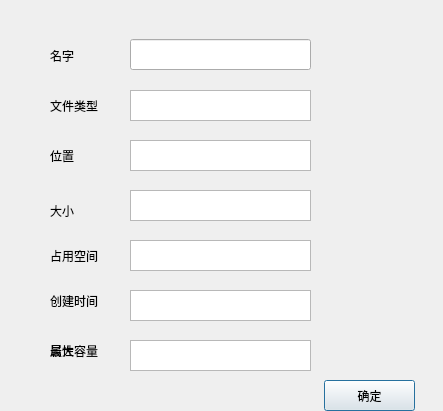
<?xml version="1.0" encoding="UTF-8"?>
<ui version="4.0">
 <class>showAttribute</class>
 <widget class="QDialog" name="showAttribute">
  <property name="geometry">
   <rect>
    <x>0</x>
    <y>0</y>
    <width>443</width>
    <height>411</height>
   </rect>
  </property>
  <property name="windowTitle">
   <string>Dialog</string>
  </property>
  <widget class="QTextBrowser" name="length">
   <property name="geometry">
    <rect>
     <x>130</x>
     <y>190</y>
     <width>181</width>
     <height>31</height>
    </rect>
   </property>
  </widget>
  <widget class="QLabel" name="label">
   <property name="geometry">
    <rect>
     <x>50</x>
     <y>90</y>
     <width>71</width>
     <height>31</height>
    </rect>
   </property>
   <property name="text">
    <string>文件类型</string>
   </property>
  </widget>
  <widget class="QLabel" name="label_5">
   <property name="geometry">
    <rect>
     <x>50</x>
     <y>240</y>
     <width>71</width>
     <height>31</height>
    </rect>
   </property>
   <property name="text">
    <string>占用空间</string>
   </property>
  </widget>
  <widget class="QLabel" name="label_2">
   <property name="geometry">
    <rect>
     <x>50</x>
     <y>140</y>
     <width>71</width>
     <height>31</height>
    </rect>
   </property>
   <property name="text">
    <string>位置</string>
   </property>
  </widget>
  <widget class="QTextBrowser" name="type">
   <property name="geometry">
    <rect>
     <x>130</x>
     <y>90</y>
     <width>181</width>
     <height>31</height>
    </rect>
   </property>
  </widget>
  <widget class="QTextBrowser" name="place">
   <property name="geometry">
    <rect>
     <x>130</x>
     <y>140</y>
     <width>181</width>
     <height>31</height>
    </rect>
   </property>
  </widget>
  <widget class="QTextBrowser" name="occupyPlace">
   <property name="geometry">
    <rect>
     <x>130</x>
     <y>240</y>
     <width>181</width>
     <height>31</height>
    </rect>
   </property>
  </widget>
  <widget class="QLabel" name="label_4">
   <property name="geometry">
    <rect>
     <x>50</x>
     <y>200</y>
     <width>71</width>
     <height>21</height>
    </rect>
   </property>
   <property name="text">
    <string>大小</string>
   </property>
  </widget>
  <widget class="QTextBrowser" name="createTime">
   <property name="geometry">
    <rect>
     <x>130</x>
     <y>290</y>
     <width>181</width>
     <height>31</height>
    </rect>
   </property>
  </widget>
  <widget class="QLabel" name="label_6">
   <property name="geometry">
    <rect>
     <x>50</x>
     <y>290</y>
     <width>71</width>
     <height>21</height>
    </rect>
   </property>
   <property name="text">
    <string>创建时间</string>
   </property>
  </widget>
  <widget class="QLabel" name="label_7">
   <property name="geometry">
    <rect>
     <x>50</x>
     <y>40</y>
     <width>71</width>
     <height>31</height>
    </rect>
   </property>
   <property name="text">
    <string>名字</string>
   </property>
  </widget>
  <widget class="QLineEdit" name="name">
   <property name="geometry">
    <rect>
     <x>130</x>
     <y>39</y>
     <width>181</width>
     <height>31</height>
    </rect>
   </property>
  </widget>
  <widget class="QPushButton" name="pushButton">
   <property name="geometry">
    <rect>
     <x>324</x>
     <y>380</y>
     <width>91</width>
     <height>31</height>
    </rect>
   </property>
   <property name="text">
    <string>确定</string>
   </property>
  </widget>
  <widget class="QCheckBox" name="protect">
   <property name="geometry">
    <rect>
     <x>130</x>
     <y>340</y>
     <width>81</width>
     <height>21</height>
    </rect>
   </property>
   <property name="text">
    <string>保护</string>
   </property>
  </widget>
  <widget class="QCheckBox" name="hide">
   <property name="geometry">
    <rect>
     <x>230</x>
     <y>340</y>
     <width>81</width>
     <height>21</height>
    </rect>
   </property>
   <property name="text">
    <string>隐藏</string>
   </property>
  </widget>
  <widget class="QLabel" name="att">
   <property name="geometry">
    <rect>
     <x>50</x>
     <y>340</y>
     <width>71</width>
     <height>21</height>
    </rect>
   </property>
   <property name="text">
    <string>属性</string>
   </property>
  </widget>
  <widget class="QLabel" name="max">
   <property name="geometry">
    <rect>
     <x>50</x>
     <y>340</y>
     <width>71</width>
     <height>21</height>
    </rect>
   </property>
   <property name="text">
    <string>最大容量</string>
   </property>
  </widget>
  <widget class="QTextBrowser" name="maxSize">
   <property name="geometry">
    <rect>
     <x>130</x>
     <y>340</y>
     <width>181</width>
     <height>31</height>
    </rect>
   </property>
  </widget>
 </widget>
 <resources/>
 <connections/>
</ui>
